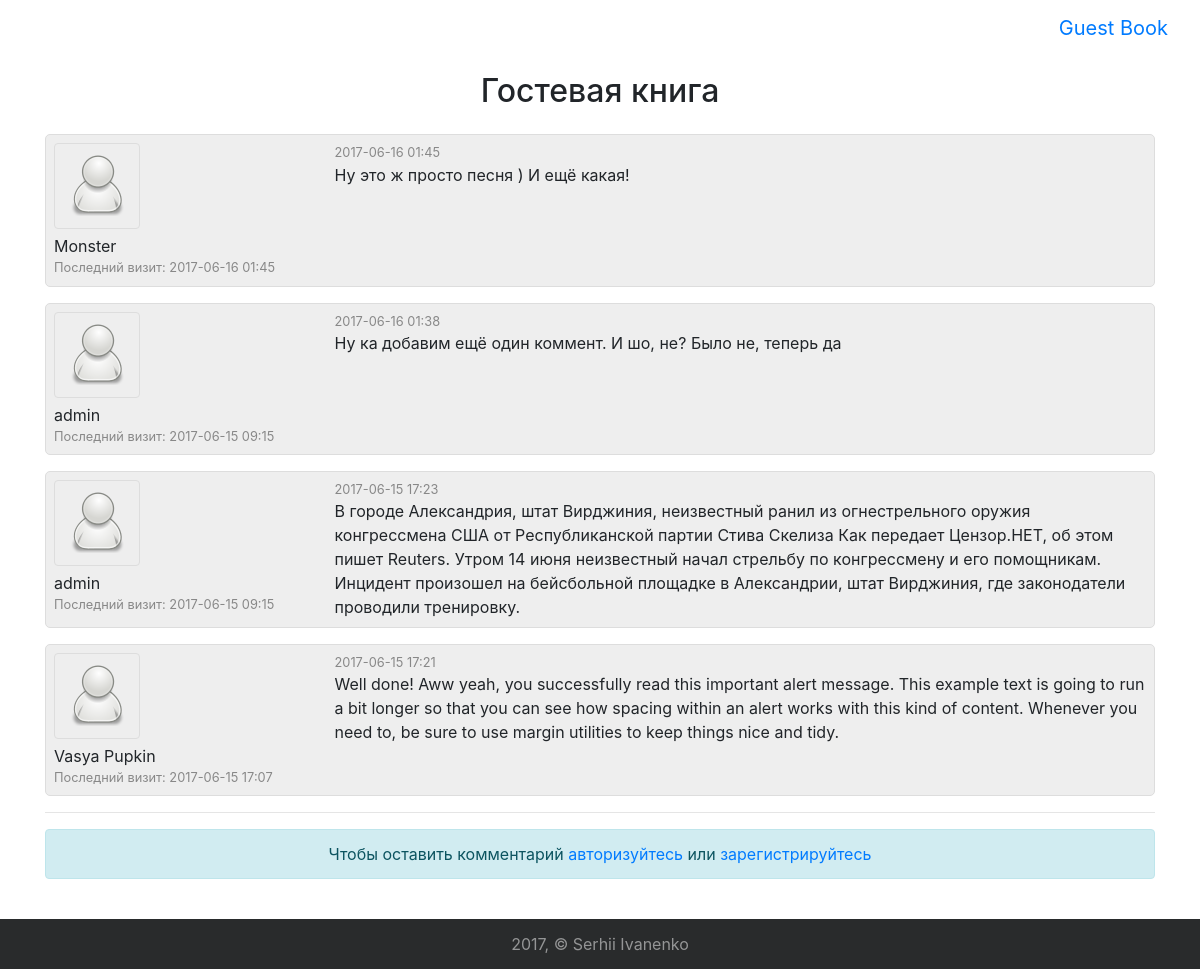
The page / on the database its author committed.
### tables this page shows
CREATE TABLE `comments` (
  `id` int(11) NOT NULL,
  `user_id` int(11) NOT NULL,
  `comment` text NOT NULL,
  `published` tinyint(1) NOT NULL,
  `created_at` datetime NOT NULL,
  `modified_at` datetime NOT NULL
);

CREATE TABLE `users` (
  `id` int(11) UNSIGNED NOT NULL,
  `role_id` tinyint(1) NOT NULL,
  `username` varchar(30) NOT NULL,
  `email` varchar(50) NOT NULL,
  `password` varchar(50) NOT NULL,
  `avatar` varchar(255) NOT NULL,
  `published` tinyint(1) NOT NULL DEFAULT '1',
  `created_at` datetime NOT NULL DEFAULT CURRENT_TIMESTAMP,
  `modified_at` datetime NOT NULL DEFAULT CURRENT_TIMESTAMP,
  `last_visit` datetime NOT NULL DEFAULT CURRENT_TIMESTAMP
);

### app/core/Controller.php (called while the page is built, shortened)
<?php
class Controller
{
	public function view($subview, $data = [])
	{
		require_once TEMPLATE_PATH . 'layout.php';
	}
}

### app/controllers/comments.php (called while the page is built, shortened)
<?php
class Comments extends Controller
{
	public function __construct()
	{
		$this->commentModel = $this->model('Comment');
	}
	public function index($name = '')
	{
		$this->data['comments'] = $this->commentModel->getAll();
		$this->view('comments/index', $this->data);
	}
}

### app/core/App.php (called while the page is built, shortened)
<?php
class App
{
	private $method = 'index';
	public function __construct()
	{
		$url = $this->parseUrl();
		$this->controller = new $this->controller();
		$this->params = $url ? array_values($url) : [];
		call_user_func_array([$this->controller, $this->method], $this->params);
	}
}

### public/index.php (called while the page is built, shortened)
<?php
$app = new App();

### app/config/config.php (called while the page is built)
<?php
$prototype = "http" . ((isset($_SERVER['HTTPS']) && $_SERVER['HTTPS'] == "on") ? "s" : "") . "://";
$server = isset($_SERVER['HTTP_HOST']) ? $_SERVER['HTTP_HOST'] : $_SERVER['SERVER_NAME'];
$config['base_url'] = $prototype . $server;
$config['db_host'] = 'localhost';
$config['db_name'] = 'guestbook';
$config['db_username'] = 'root';
$config['db_password'] = '';

### app/helpers/helper.php (called while the page is built, shortened)
<?php
function configItem($key)
{
	require_once ROOT . '/app/config/config.php';
	return isset($config[$key]) ? $config[$key] : null;
}
function baseUrl()
{
	return configItem('base_url');
}

### app/core/Database.php (called while the page is built, shortened)
<?php
class Database
{
	private $connection;
	private function __construct()
	{
		$this->connection = new mysqli('localhost', 'root',
					'', 'guestbook');
		$this->connection->set_charset('utf8');
	}
	public function query($sql)
	{
		$result = $this->connection->query($sql);
		$data = array();
		while ( $row = $result->fetch_assoc() ) {
			$data[] = $row;
		}
		return $data;
	}
}

### app/models/Comment.php (called while the page is built, shortened)
<?php
class Comment extends Model
{
	public function __construct()
	{
		$this->table = 'comments';
	}
	public function getAll()
	{
		$sql = "SELECT c.*, u.username as author, u.avatar, u.last_visit"
				. " FROM " . $this->table . " c"
				. " JOIN users u"
				. " ON c.user_id = u.id"
				. " ORDER BY c.created_at DESC";
		return $this->db->query($sql);
	}
}

### app/views/comments/index.php (the view, shortened to what this page needs)
<div class="container">
	<h2 class="text-center mb-4">Гостевая книга</h2>
	<section>
	<?php if ( count($comments) > 0 ) : ?>
		<?php foreach ( $comments as $comment ) : ?>
		<div class="comment-item mb-3">
			<div class="row">
				<div class="col-sm-3">
					<div class="comment-data">
						<img class="img-fluid rounded float-left float-sm-none" src="<?= baseUrl().'/images/avatars/'.$comment['avatar'] ?>" alt="">
						<p><?= $comment['author'] ?></p>
						<p class="comment-date">Последний визит: <?= date('Y-m-d H:i', strtotime($comment['last_visit'])) ?></p>
					</div>
				</div>
				<div class="col-sm-9">
					<div class="comment-body">
						<p class="comment-date">
							<?= date('Y-m-d H:i', strtotime($comment['created_at'])) ?>
						</p>
						<p><?= $comment['comment'] ?></p>
					</div>
				</div>
			</div>
		</div>
		<?php endforeach; ?>
	<?php endif; ?>
	</section>
	<hr>
	<section class="pb-4">
		<?php if ( isset($user) ) : ?>
		<div class="row justify-content-center">
			<div class="col-sm-8">
				<form action="<?= baseUrl().'/comments/add'; ?>" method="post" class="form-comment">
					<h4 class="text-center mb-4">Добавить комментарий</h4>
					<input type="hidden" name="user_id" value="<?= $user['id'] ?>">
					<div class="form-group">
						<input type="text" class="form-control" name="username" value="<?= $user['username'] ?>" disabled>
					</div>
					<div class="form-group">
						<textarea name="comment" id="comment" class="form-control" row="10" required></textarea>
					</div>
					<button class="btn btn-primary btn-block" type="submit">Сохранить</button>
				</form>
			</div>
		</div>
		<?php else : ?>
		<div class="alert alert-info text-center">
			Чтобы оставить комментарий <a href="<?= baseUrl().'/users/login' ?>">авторизуйтесь</a> или
			<a href="<?= baseUrl().'/users/register' ?>">зарегистрируйтесь</a>
		</div>
		<?php endif; ?>
	</section>
</div>

### app/views/layout.php (shortened to what this page needs)
<!DOCTYPE html>
<html lang="ru">
<head>
  <link rel="stylesheet" href="https://maxcdn.bootstrapcdn.com/font-awesome/4.7.0/css/font-awesome.min.css" type="text/css">
	<link rel="stylesheet" href="https://maxcdn.bootstrapcdn.com/bootstrap/4.0.0-alpha.6/css/bootstrap.min.css">
	<link rel="stylesheet" href="<?= configItem('base_url') . '/css/style.css'; ?>" type="text/css">
</head>
<body>
  <nav class="navbar navbar-toggleable-md navbar-inverse fixed-top bg-inverse">
    <button class="navbar-toggler navbar-toggler-right" type="button" data-toggle="collapse" data-target="#navbarCollapse" aria-controls="navbarCollapse" aria-expanded="false" aria-label="Toggle navigation">
      <span class="navbar-toggler-icon"></span>
    </button>
    <a class="navbar-brand" href="#">Guest Book</a>
  </nav>
  <?php include $subview; ?>
  <footer class="footer">
    <div class="container"><span>2017, &copy; Serhii Ivanenko</span></div>
  </footer>
</body>
</html>

### public/css/style.css (style rules this page uses)
html { min-height: 100%; position: relative; }
body { padding-top: 4.5rem; margin-bottom: 50px; }
.footer { position: absolute; bottom: 0; width: 100%; background-color: #292b2c; line-height: 50px; color: rgba(255,255,255,.5); }
.footer .container { text-align: center; }
.comment-item { border: 1px solid #ddd; background-color: #eee; border-radius: 5px; padding: 0.5rem; }
.comment-data img { padding: 10px; border: 1px solid #ddd; margin-right: 10px; margin-bottom: 5px; }
.comment-data p { margin-bottom: 0; }
.comment-body p { margin-bottom: 0; word-wrap: break-word; }
.comment-date { font-size: 0.8rem; color: #888; margin-bottom: 6px; }

### rows shown on the page
comments: user.avatar (placeholder picture), user.username "Monster", user.last_visit "2017-06-16 01:45", created_at "2017-06-16 01:45", comment "Ну это ж просто песня ) И ещё какая!"
comments: user.avatar (placeholder picture), user.username "admin", user.last_visit "2017-06-15 09:15", created_at "2017-06-16 01:38", comment "Ну ка добавим ещё один коммент. И шо, не? Было не, теперь да"
comments: user.avatar (placeholder picture), user.username "admin", user.last_visit "2017-06-15 09:15", created_at "2017-06-15 17:23", comment "В городе Александрия, штат Вирджиния, неизвестный ранил из огнестрельного оружия конгрессмена США от Республиканской партии Стива Скелиза Как передает Цензор.НЕТ, об этом пишет Reuters. Утром 14 июня неизвестный начал стрельбу по конгрессмену и его помощникам. Инцидент произошел на бейсбольной площадке в Александрии, штат Вирджиния, где законодатели проводили тренировку."
comments: user.avatar (placeholder picture), user.username "Vasya Pupkin", user.last_visit "2017-06-15 17:07", created_at "2017-06-15 17:21", comment "Well done! Aww yeah, you successfully read this important alert message. This example text is going to run a bit longer so that you can see how spacing within an alert works with this kind of content. Whenever you need to, be sure to use margin utilities to keep things nice and tidy."
